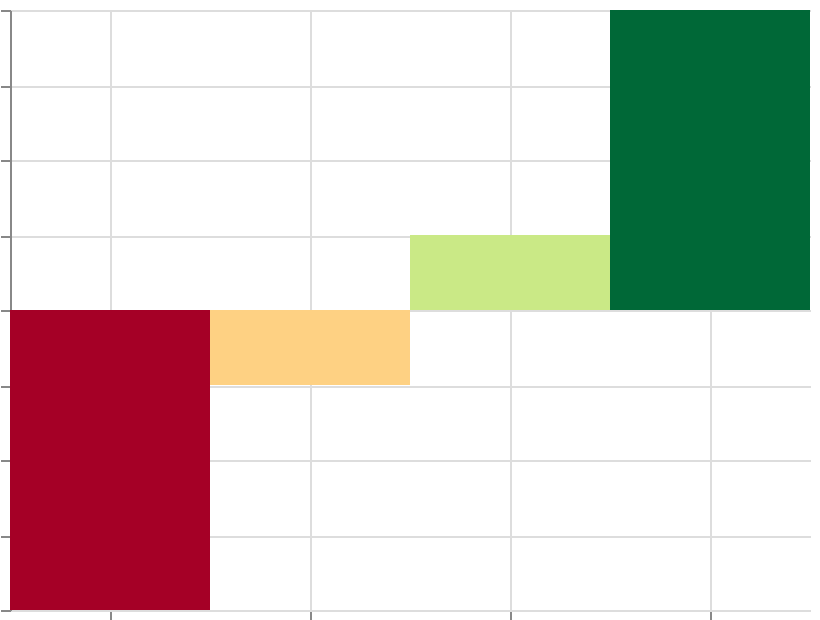

The specification (Vega-Lite) saved for this image:
### Vega specification from a JSON file in a GitHub repository (floating-point values rounded to 4 significant figures)
{"$schema": "https://vega.github.io/schema/vega/v6.json", "width": 400, "height": 300, "padding": 5, "autosize": "none", "data": [{"name": "table", "values": [{"cat": "A", "val": -20}, {"cat": "B", "val": -5}, {"cat": "C", "val": 5}, {"cat": "D", "val": 20}]}], "scales": [{"name": "x", "type": "band", "domain": {"data": "table", "field": "cat", "sort": true}, "range": "width"}, {"name": "y", "type": "linear", "domain": {"data": "table", "field": "val"}, "range": [{"signal": "height"}, 0], "zero": true, "nice": true}, {"name": "color", "type": "sequential", "domain": {"data": "table", "field": "val"}, "scheme": "redyellowgreen"}], "marks": [{"type": "rect", "from": {"data": "table"}, "encode": {"update": {"x": {"scale": "x", "field": "cat"}, "width": {"scale": "x", "band": 1}, "y": {"scale": "y", "field": "val"}, "y2": {"scale": "y", "value": 0}, "fill": {"scale": "color", "field": "val"}}}}], "axes": [{"scale": "x", "orient": "bottom", "grid": true, "labels": false}, {"scale": "y", "orient": "left", "grid": true, "labels": false}], "legends": [{"fill": "color"}]}
